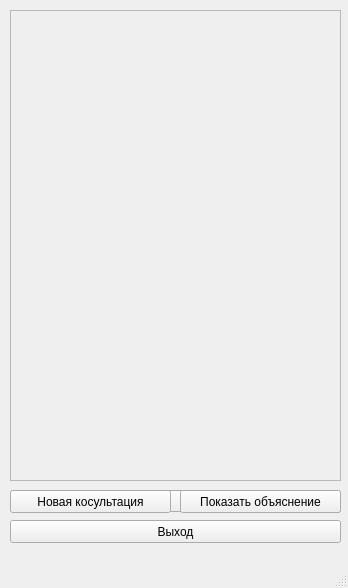
<?xml version="1.0" encoding="UTF-8"?>
<ui version="4.0">
 <class>ConsultWindow</class>
 <widget class="QMainWindow" name="ConsultWindow">
  <property name="geometry">
   <rect>
    <x>0</x>
    <y>0</y>
    <width>348</width>
    <height>588</height>
   </rect>
  </property>
  <property name="windowTitle">
   <string>Консультация</string>
  </property>
  <widget class="QWidget" name="centralwidget">
   <widget class="QFrame" name="dialogFrame">
    <property name="geometry">
     <rect>
      <x>10</x>
      <y>10</y>
      <width>331</width>
      <height>471</height>
     </rect>
    </property>
    <property name="frameShape">
     <enum>QFrame::StyledPanel</enum>
    </property>
    <property name="frameShadow">
     <enum>QFrame::Raised</enum>
    </property>
   </widget>
   <widget class="QPushButton" name="answerButton">
    <property name="geometry">
     <rect>
      <x>240</x>
      <y>490</y>
      <width>101</width>
      <height>23</height>
     </rect>
    </property>
    <property name="text">
     <string>Ответить</string>
    </property>
   </widget>
   <widget class="QComboBox" name="answerCombo">
    <property name="geometry">
     <rect>
      <x>10</x>
      <y>490</y>
      <width>221</width>
      <height>22</height>
     </rect>
    </property>
   </widget>
   <widget class="QPushButton" name="exitButton">
    <property name="geometry">
     <rect>
      <x>10</x>
      <y>520</y>
      <width>331</width>
      <height>23</height>
     </rect>
    </property>
    <property name="text">
     <string>Выход</string>
    </property>
   </widget>
   <widget class="QPushButton" name="explainButton">
    <property name="geometry">
     <rect>
      <x>180</x>
      <y>490</y>
      <width>161</width>
      <height>23</height>
     </rect>
    </property>
    <property name="text">
     <string>Показать объяснение</string>
    </property>
   </widget>
   <widget class="QPushButton" name="newConsultButton">
    <property name="geometry">
     <rect>
      <x>10</x>
      <y>490</y>
      <width>161</width>
      <height>23</height>
     </rect>
    </property>
    <property name="styleSheet">
     <string notr="true"/>
    </property>
    <property name="text">
     <string>Новая косультация</string>
    </property>
    <property name="flat">
     <bool>false</bool>
    </property>
   </widget>
  </widget>
  <widget class="QMenuBar" name="menubar">
   <property name="geometry">
    <rect>
     <x>0</x>
     <y>0</y>
     <width>348</width>
     <height>21</height>
    </rect>
   </property>
  </widget>
  <widget class="QStatusBar" name="statusbar"/>
 </widget>
 <resources/>
 <connections/>
</ui>
